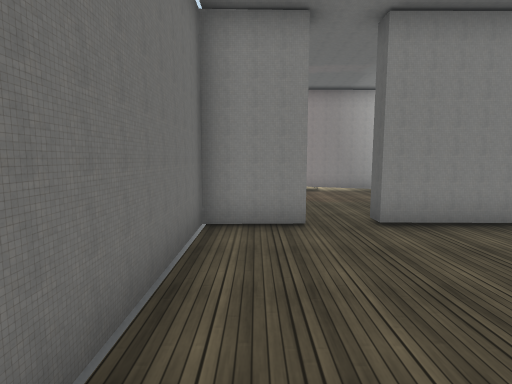
view 1 (above)

21 first-person views from a walk through a Unity game level. The camera is 1.5 m above the floor, tilts 6° down and sees 80° across. The floor is counted in squares, 1.2 m on a side. Each view is taken from the middle of a square. On the plan, view 1 faces up. The plan holds only what a view shows up to about 13 squares ahead; the rest is blank. The place goes on beyond the plan. The player is left out. Some animated figures are left out. Door leaves are left out, so doorways stand open. Some surface patterns are stand-ins.

view 2
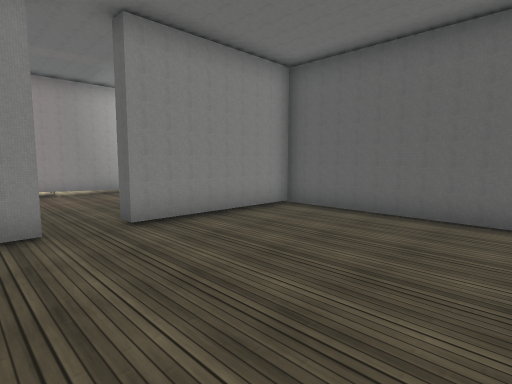

view 3
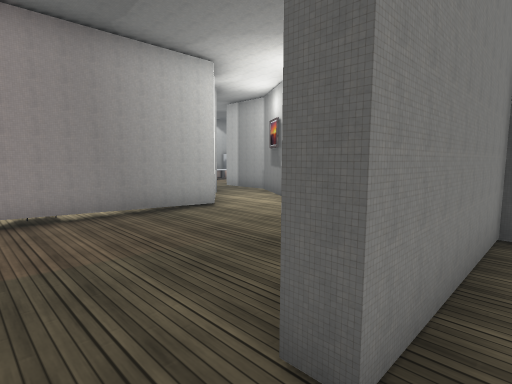

view 4
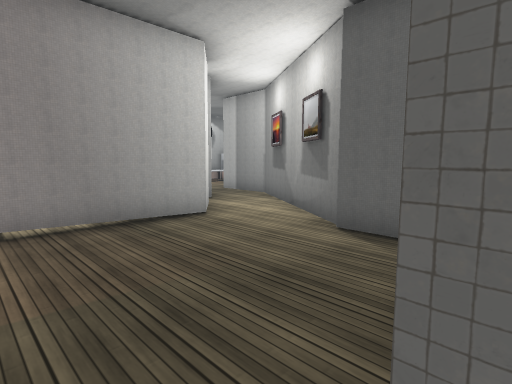

view 5
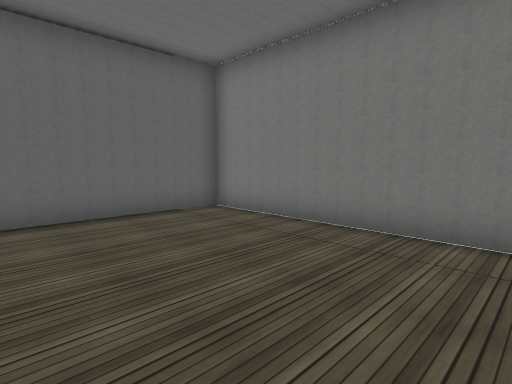

view 6
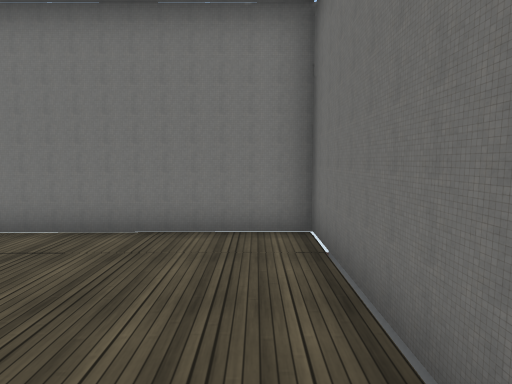

view 7
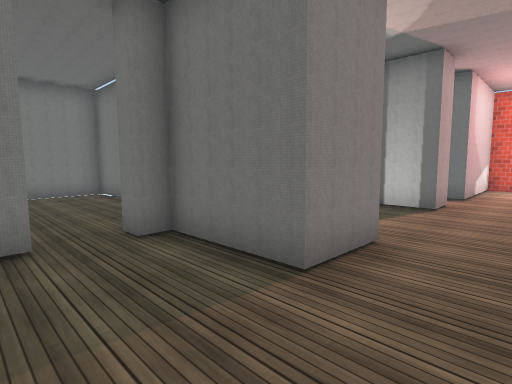

view 8
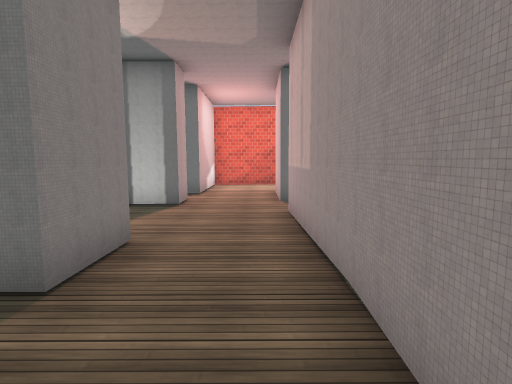

view 9
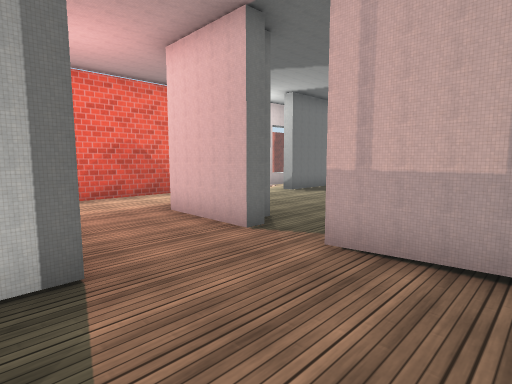

view 10
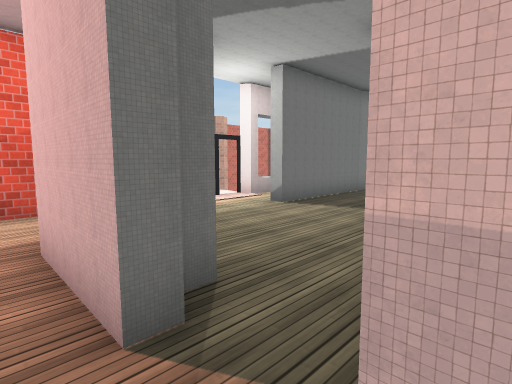

view 11
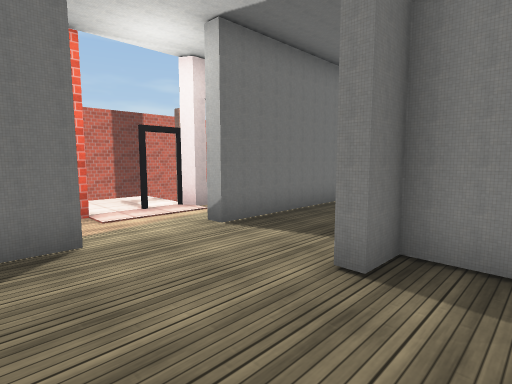

view 12
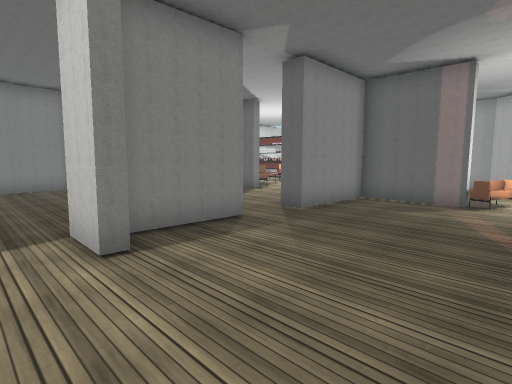

view 13
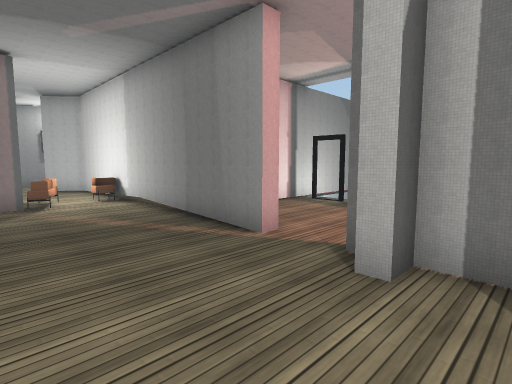

view 14
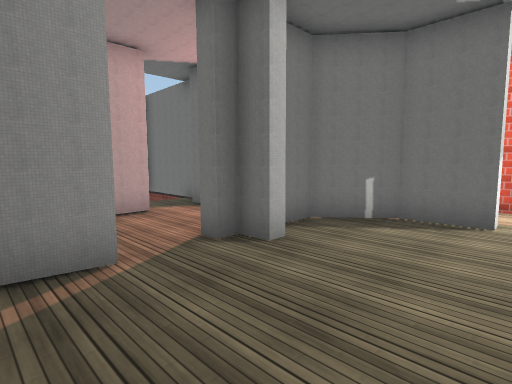

view 15
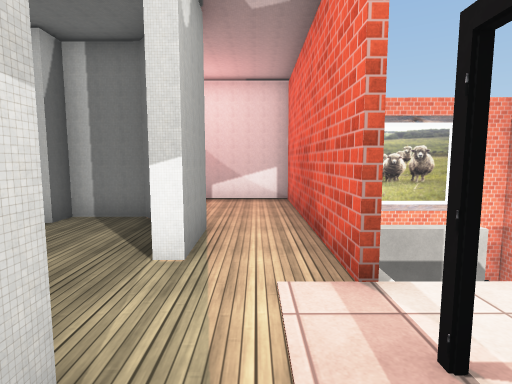

view 16
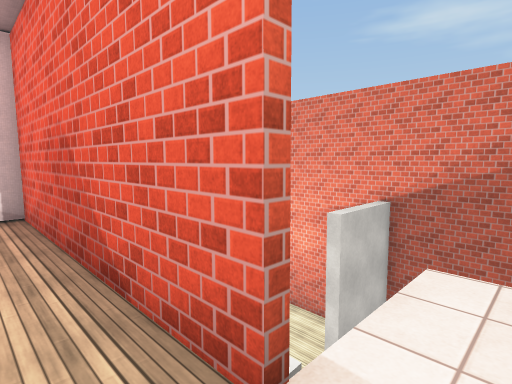

view 17
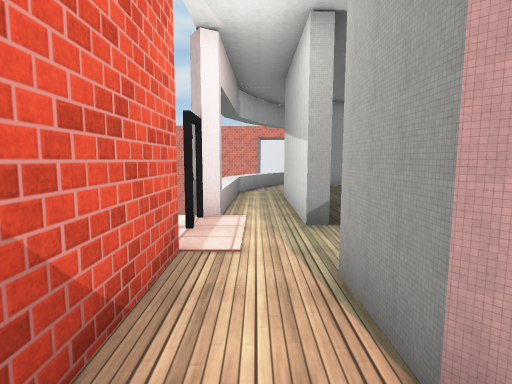

view 18
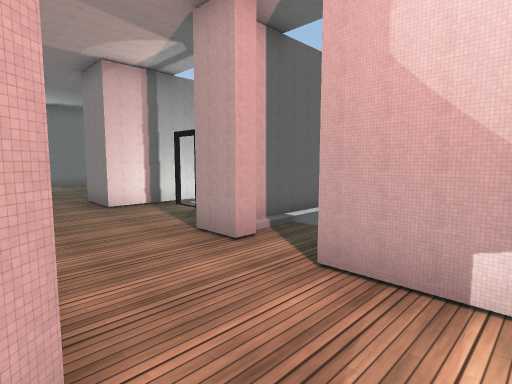

view 19
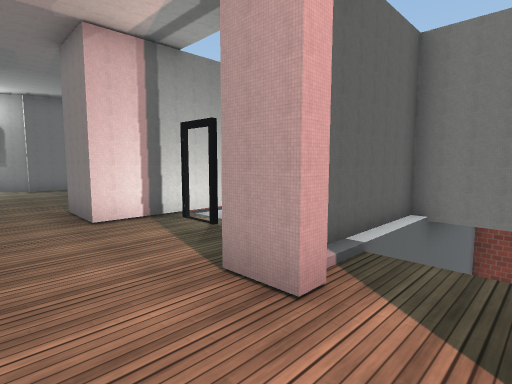

view 20
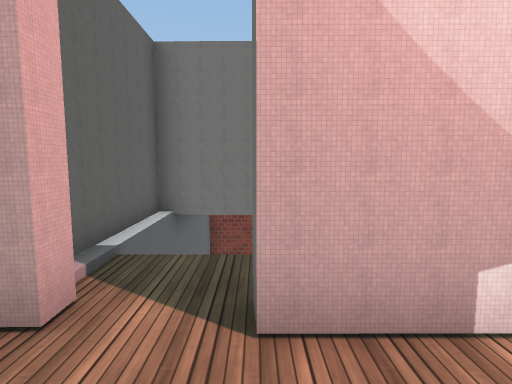

view 21
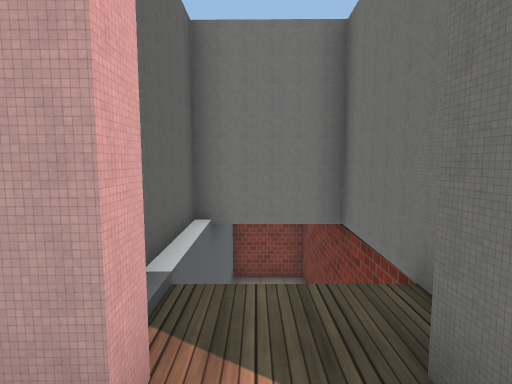

### Floor plan
Key: @ floor where view 1 was taken; # wall or solid block; x gap in a wall; . main floor; : floor 0.25 m higher than the main floor; - floor 6 m lower than the main floor; / step, stairs or slope; D open door; = window, fence, low wall or low ledge; v drop or lower ground; O other object.
Columns run from 21 left of view 1 to 11 right of it. Each row starts with its distance up from view 1.
 26               :::
 25               :::
 24              :::
 23           :# :::
 22           :#::::     ..
 21          /:#::::    ...
 20          x:#:::.   ...
 19          =:#:..   ...
 18       -::D:#..####..####
 17       -::x....#........#
 16       -/Dx.............#       .#
 15          #.#...........#.    #..#
 14          #.#...........OO.   #..#
 13   #      #.##..........O...##..##
 12  ---     #..####.######O####..##
 11 #---     /....................#
 10 #-       /...................##
  9 #        /////.DD...##......##
  8 #            DD#/...##......#
  7 #             .#  DD##......#
  6                #   ###..#####
  5                     #.......#
  4                     #.......#
  3                #    #.......#
  2                #    #.......#
  1             #  #    #.......#
  0             #vv#    #@......#
 -1             ####    #########

Positions as (right, up) in squares from view 1, and headings:
1: (0, 0), facing up
2: (0, 0), facing up-right
3: (1, 5), facing up-right
4: (2, 6), facing up-right
5: (0, 4), facing down-right
6: (0, 4), facing down
7: (3, 11), facing down-left
8: (3, 11), facing left
9: (-2, 8), facing up-left
10: (-4, 11), facing up-left
11: (-5, 14), facing up-left
12: (-8, 13), facing up-right
13: (-8, 16), facing down-right
14: (-3, 16), facing down-left
15: (-11, 19), facing down
16: (-11, 17), facing down-left
17: (-11, 12), facing up
18: (-10, 12), facing down-right
19: (-8, 11), facing down-right
20: (-8, 11), facing down
21: (-7, 10), facing down
